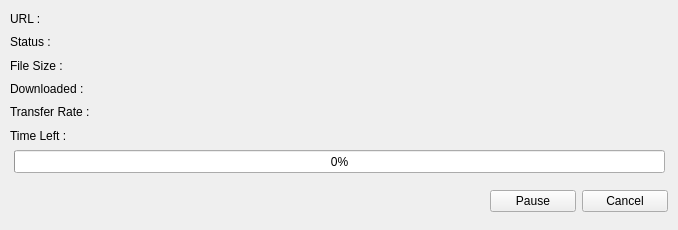
<?xml version="1.0" encoding="UTF-8"?>
<ui version="4.0">
 <class>download_dialog</class>
 <widget class="QWidget" name="download_dialog">
  <property name="geometry">
   <rect>
    <x>0</x>
    <y>0</y>
    <width>678</width>
    <height>230</height>
   </rect>
  </property>
  <property name="windowTitle">
   <string>Download Dialog</string>
  </property>
  <property name="windowIcon">
   <iconset resource="resources.qrc">
    <normaloff>:/icon/icon/logo.png</normaloff>:/icon/icon/logo.png</iconset>
  </property>
  <widget class="QProgressBar" name="progressBar_download">
   <property name="geometry">
    <rect>
     <x>14</x>
     <y>150</y>
     <width>651</width>
     <height>23</height>
    </rect>
   </property>
   <property name="value">
    <number>0</number>
   </property>
  </widget>
  <widget class="QWidget" name="layoutWidget">
   <property name="geometry">
    <rect>
     <x>120</x>
     <y>10</y>
     <width>541</width>
     <height>134</height>
    </rect>
   </property>
   <layout class="QVBoxLayout" name="verticalLayout_2">
    <item>
     <widget class="QLabel" name="lbl_url">
      <property name="text">
       <string/>
      </property>
     </widget>
    </item>
    <item>
     <widget class="QLabel" name="lbl_status">
      <property name="text">
       <string/>
      </property>
     </widget>
    </item>
    <item>
     <widget class="QLabel" name="lbl_file_size">
      <property name="text">
       <string/>
      </property>
     </widget>
    </item>
    <item>
     <widget class="QLabel" name="lbl_downloaded">
      <property name="text">
       <string/>
      </property>
     </widget>
    </item>
    <item>
     <widget class="QLabel" name="lbl_transferRate">
      <property name="text">
       <string/>
      </property>
     </widget>
    </item>
    <item>
     <widget class="QLabel" name="lbl_left">
      <property name="text">
       <string/>
      </property>
     </widget>
    </item>
   </layout>
  </widget>
  <widget class="QWidget" name="layoutWidget">
   <property name="geometry">
    <rect>
     <x>10</x>
     <y>10</y>
     <width>101</width>
     <height>134</height>
    </rect>
   </property>
   <layout class="QVBoxLayout" name="verticalLayout">
    <item>
     <widget class="QLabel" name="label">
      <property name="text">
       <string>URL :</string>
      </property>
     </widget>
    </item>
    <item>
     <widget class="QLabel" name="label_2">
      <property name="text">
       <string>Status :</string>
      </property>
     </widget>
    </item>
    <item>
     <widget class="QLabel" name="label_3">
      <property name="text">
       <string>File Size :</string>
      </property>
     </widget>
    </item>
    <item>
     <widget class="QLabel" name="label_4">
      <property name="text">
       <string>Downloaded :</string>
      </property>
     </widget>
    </item>
    <item>
     <widget class="QLabel" name="label_5">
      <property name="text">
       <string>Transfer Rate :</string>
      </property>
     </widget>
    </item>
    <item>
     <widget class="QLabel" name="label_6">
      <property name="text">
       <string>Time Left :</string>
      </property>
     </widget>
    </item>
   </layout>
  </widget>
  <widget class="QWidget" name="layoutWidget">
   <property name="geometry">
    <rect>
     <x>490</x>
     <y>187</y>
     <width>178</width>
     <height>29</height>
    </rect>
   </property>
   <layout class="QHBoxLayout" name="horizontalLayout">
    <item>
     <widget class="QPushButton" name="btn_pause_resume">
      <property name="text">
       <string>Pause</string>
      </property>
     </widget>
    </item>
    <item>
     <widget class="QPushButton" name="btn_cancel">
      <property name="text">
       <string>Cancel</string>
      </property>
     </widget>
    </item>
   </layout>
  </widget>
 </widget>
 <resources>
  <include location="resources.qrc"/>
 </resources>
 <connections/>
</ui>
